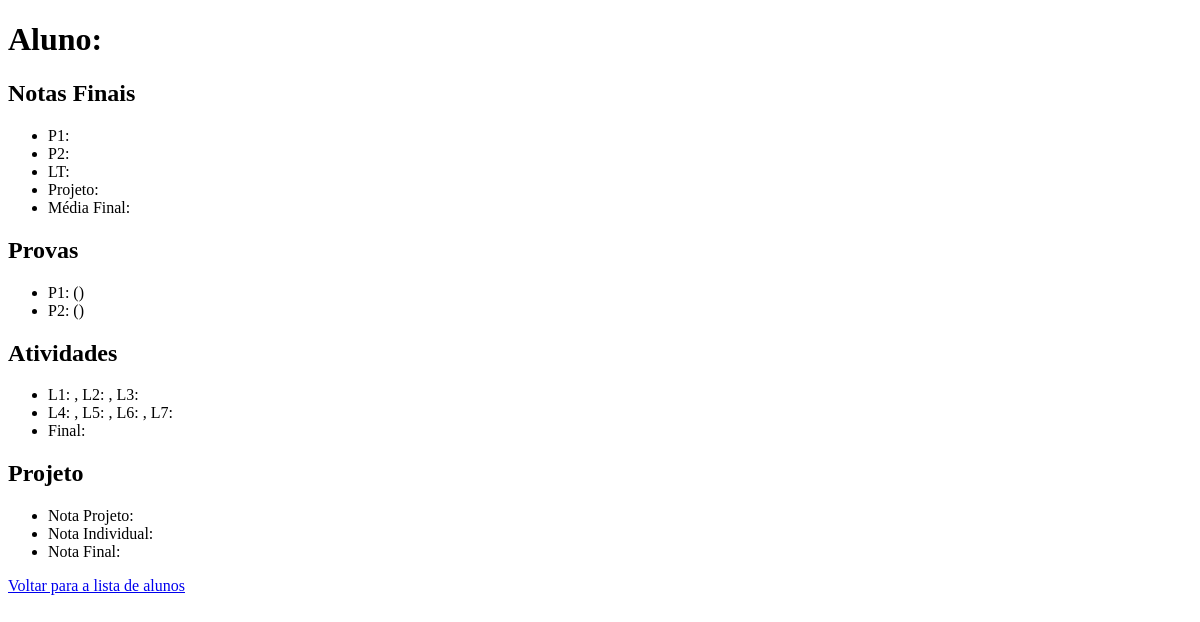
The app's page /aluno/1001, older data.
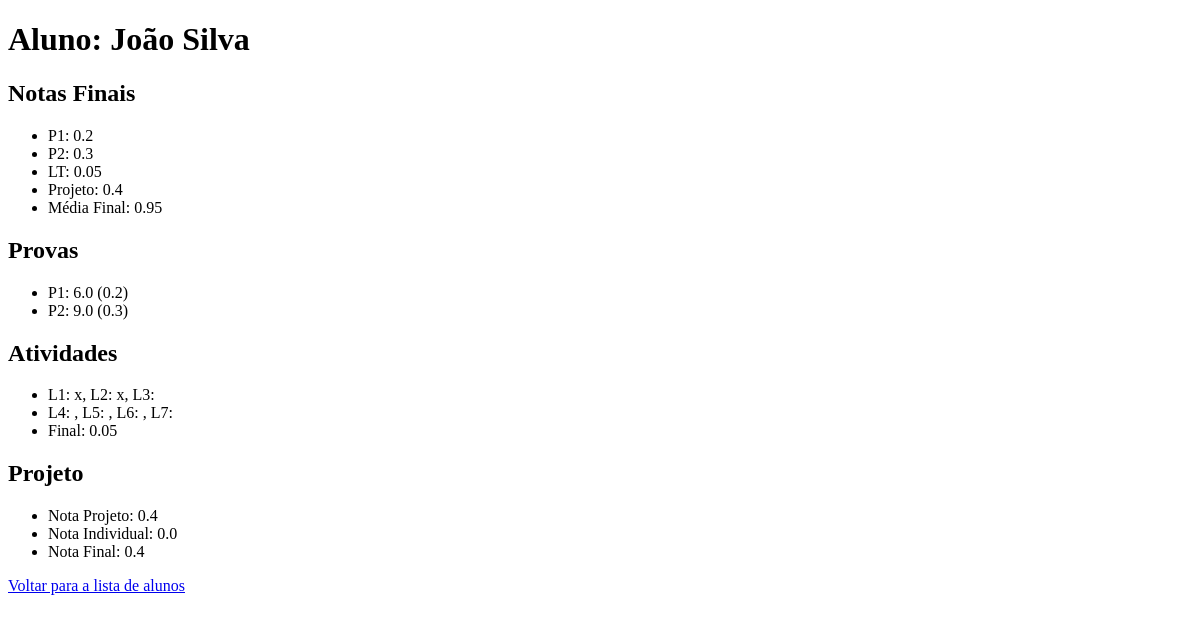
The same page, newer data.
### tables this page shows
CREATE TABLE alunos (
    id_aluno TEXT PRIMARY KEY,
    nome TEXT NOT NULL
);

CREATE TABLE notas_finais (
    id_aluno TEXT PRIMARY KEY,
    p1 REAL,
    p2 REAL,
    lt REAL,
    projeto REAL,
    mf REAL,
    FOREIGN KEY(id_aluno) REFERENCES alunos(id_aluno)
);

CREATE TABLE provas (
    id_aluno TEXT,
    p1 REAL,
    p1_porc REAL,
    p2 REAL,
    p2_porc REAL,
    FOREIGN KEY(id_aluno) REFERENCES alunos(id_aluno)
);

CREATE TABLE atividades (
    id_aluno TEXT,
    l1 TEXT, l2 TEXT, l3 TEXT, l4 TEXT, l5 TEXT, l6 TEXT, l7 TEXT,
    final REAL,
    FOREIGN KEY(id_aluno) REFERENCES alunos(id_aluno)
);

CREATE TABLE projetos (
    id_aluno TEXT,
    projeto REAL,
    individual REAL,
    nota_final REAL,
    FOREIGN KEY(id_aluno) REFERENCES alunos(id_aluno)
);

### app.py (the view)
@app.route('/aluno/<id_aluno>')
def aluno(id_aluno):
    db = get_db()
    aluno = db.execute('SELECT * FROM alunos WHERE id_aluno = ?', (id_aluno,)).fetchone()
    notas = db.execute('SELECT * FROM notas_finais WHERE id_aluno = ?', (id_aluno,)).fetchone()
    provas = db.execute('SELECT * FROM provas WHERE id_aluno = ?', (id_aluno,)).fetchone()
    atividades = db.execute('SELECT * FROM atividades WHERE id_aluno = ?', (id_aluno,)).fetchone()
    projeto = db.execute('SELECT * FROM projetos WHERE id_aluno = ?', (id_aluno,)).fetchone()
    return render_template('aluno.html', aluno=aluno, notas=notas, provas=provas, atividades=atividades, projeto=projeto)

### app.py (called while the page is built)
def get_db():
    db = getattr(g, '_database', None)
    if db is None:
        db = g._database = sqlite3.connect(DATABASE)
        db.row_factory = sqlite3.Row
    return db

@app.teardown_appcontext
def close_connection(exception):
    db = getattr(g, '_database', None)
    if db is not None:
        db.close()

### templates/aluno.html (shortened to what this page needs)
<!DOCTYPE html>
<html lang="pt-br">
<head>
</head>
<body>
    <h1>Aluno: {{ aluno['nome'] }}</h1>
    <h2>Notas Finais</h2>
    <ul>
        <li>P1: {{ notas['p1'] }}</li>
        <li>P2: {{ notas['p2'] }}</li>
        <li>LT: {{ notas['lt'] }}</li>
        <li>Projeto: {{ notas['projeto'] }}</li>
        <li>Média Final: {{ notas['mf'] }}</li>
    </ul>
    <h2>Provas</h2>
    <ul>
        <li>P1: {{ provas['p1'] }} ({{ provas['p1_porc'] }})</li>
        <li>P2: {{ provas['p2'] }} ({{ provas['p2_porc'] }})</li>
    </ul>
    <h2>Atividades</h2>
    <ul>
        <li>L1: {{ atividades['l1'] }}, L2: {{ atividades['l2'] }}, L3: {{ atividades['l3'] }}</li>
        <li>L4: {{ atividades['l4'] }}, L5: {{ atividades['l5'] }}, L6: {{ atividades['l6'] }}, L7: {{ atividades['l7'] }}</li>
        <li>Final: {{ atividades['final'] }}</li>
    </ul>
    <h2>Projeto</h2>
    <ul>
        <li>Nota Projeto: {{ projeto['projeto'] }}</li>
        <li>Nota Individual: {{ projeto['individual'] }}</li>
        <li>Nota Final: {{ projeto['nota_final'] }}</li>
    </ul>
    <p><a href="{{ url_for('index') }}">Voltar para a lista de alunos</a></p>
</body>
</html>

Row changes from the older to the newer data that the page shows:
added alunos: nome "João Silva"
added notas_finais: p1 "0.2", p2 "0.3", lt "0.05", projeto "0.4", mf "0.95"
now on this page (row edited): provas: p1 "6.0", p1_porc "0.2", p2 "9.0", p2_porc "0.3"
now on this page (row edited): atividades: l1 "x", l2 "x", final "0.05"
now on this page (row edited): projetos: projeto "0.4", individual "0.0", nota_final "0.4"
